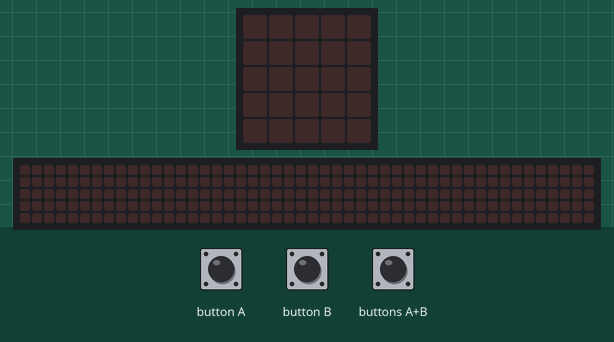
The program below on a simulated BBC micro:bit running MicroPython. On the bench: the board's 5×5 LED display, a strip that is not on the board, showing the scrolling text unrolled. The inputs (shaded band) are chosen by the test bench. Random numbers come from a fixed seed; the 48×5 strip is a reading aid, not a part: it shows the text the display is scrolling, unrolled, one strip-width of it at a time.

Above: at 1.2 s.
1.3 s: buttons A+B pressed for 0.15 s
At 1.4 s:
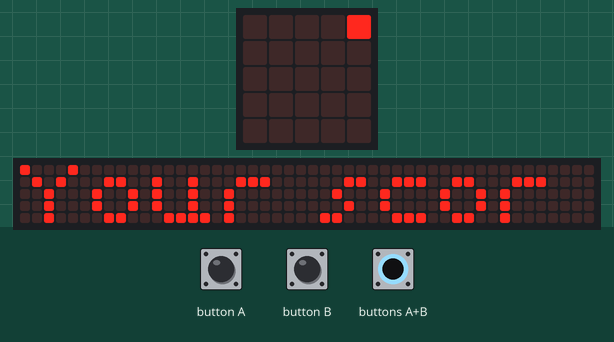
At 1.85 s:
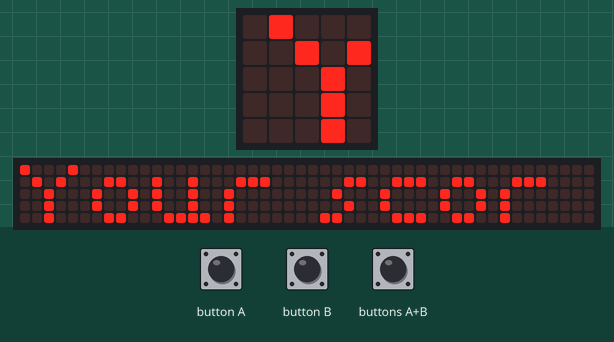

The program:

CodeSharing1_diamondORsquare.py
```python
from microbit import *
import random
image_list = [Image.DIAMOND, Image.SQUARE]

while True:
   if button_a.is_pressed() and button_b.is_pressed():
        score = 0
        for i in range(10):
            choice = random.choice(image_list)
            display.show(choice)
            while not(button_a.is_pressed()) and not(button_b.is_pressed()):
                sleep(1)
            if button_a.is_pressed() and choice == Image.DIAMOND:
                score = score+1
            elif button_b.is_pressed() and choice == Image.SQUARE:
                score = score+1
            display.clear()

        display.scroll("Your score is " + str(score))
```

Measured:
- after the input at 1.3 s, the display: changes at once (image 1)
